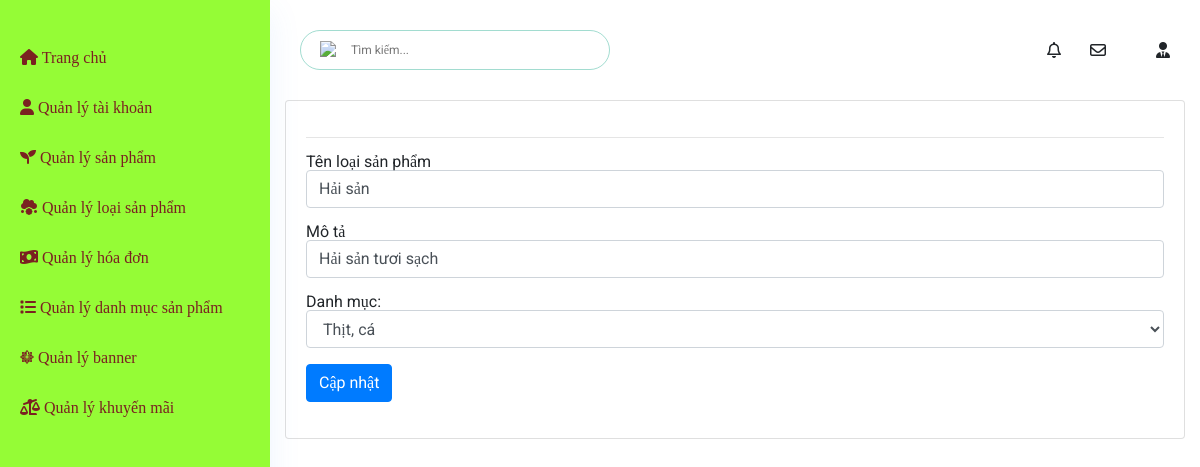
/Admin/index.php?mod=loaisanpham&act=edit&id=1 (signed in), run on the app's committed database.
### tables this page shows
CREATE TABLE `loaisanpham` (
  `MaLSP` int(11) NOT NULL,
  `TenLSP` varchar(70) NOT NULL,
  `Mota` varchar(200) NOT NULL,
  `MaDM` int(11) NOT NULL
);

CREATE TABLE `danhmuc` (
  `MaDM` int(11) NOT NULL,
  `TenDM` varchar(255) DEFAULT NULL
);

### Admin/Controllers/TypeProductController.php (called while the page is built, shortened)
<?php
	require_once("./Models/typeproduct.php");
class LoaisanphamController
{
	var $loaisanpham_model;
	function __construct()
	{
		$this->loaisanpham_model = new loaisanpham();
	}
	public function edit()
	{
		$id = isset($_GET['id']) ? $_GET['id'] : 5;
		$data_detail = $this->loaisanpham_model->find($id);
		$data = $this->loaisanpham_model->danhmuc();
		require_once("./Views/indexAD.php");
	}
}
?>

### Admin/Models/connection.php (called while the page is built, shortened)
<?php
    class connection{
        function __construct()
        {
            $severname ="localhost";
            $username ="root";
            $password ="";
            $db_name ="webfood";
            $this->conn = new mysqli($severname,$username,$password,$db_name);
        }
    }
?>

### Admin/Models/model.php (called while the page is built, shortened)
<?php
require_once("connection.php");
class Model
{
    var $conn;
    var $table;
    var $contens;
    function __construct()
    {
        $conn_obj = new Connection();
        $this->conn = $conn_obj->conn;
    }
   function find($id)
    {
        $query = "select * from $this->table where $this->contens =$id";
        return $this->conn->query($query)->fetch_assoc();
    }
}
?>

### Admin/Models/typeproduct.php (called while the page is built, shortened)
<?php
require_once("model.php");
class loaisanpham extends Model
{
    function danhmuc(){
        $query = "select * from danhmuc ";
        require("result.php");
        return $data;
    }
}
?>

### Admin/Models/result.php (called while the page is built)
<?php
$result = $this->conn->query($query);
$data = array();
while ($row = $result->fetch_assoc()) {
    $data[] = $row;
}
?>

### Admin/Views/typeproduct/edit.php (the view, shortened to what this page needs)
<hr>
<table class="table table-bordered" id="dataTable" width="100%" cellspacing="0">
    <form action="?mod=loaisanpham&act=update" method="POST" role="form" enctype="multipart/form-data">
        <div class="form-group">
            <label for="">Tên loại sản phẩm</label>
            <input type="text" class="form-control" id="" placeholder="" name="TenLSP" value="<?=$data_detail['TenLSP'] ?>">
        </div>
        <div class="form-group">
            <label for="">Mô tả</label>
            <input type="text" class="form-control" id="" placeholder="" name="MoTa"  value="<?=$data_detail['Mota'] ?>">
        </div>
        <div class="form-group">
            <label for="cars">Danh mục: </label>
            <select id="" name="MaDM" class="form-control">
                <?php foreach ($data as $row) { ?>
                    <option <?= ($data_detail['MaDM'] == $row['MaDM'] ) ? 'selected' : '' ?> value="<?= $row['MaDM'] ?>"> <?=$row['TenDM']?></option>
                <?php } ?>
            </select>
        </div>
        <button type="submit" class="btn btn-primary">Cập nhật</button>
    </form>
</table>

### Admin/Public/css/style.css (style rules this page uses)
:root { --cl-green: #4eb92d; --cl-red: #ed1b36; --cl-orange: #f1975f; --cl-text: #686868; --cl-title: #1e1e1e; }
body { width: 100%; height: 100%; box-sizing: border-box; overflow-x: hidden; font-family: 'Roboto', 'sans-serif'; }
html { font-size: 62.5%; line-height: 1.6; }

### data on the page
loaisanpham: TenLSP "Hải sản", MoTa "Hải sản tươi sạch", MaDM "Thịt, cá"
